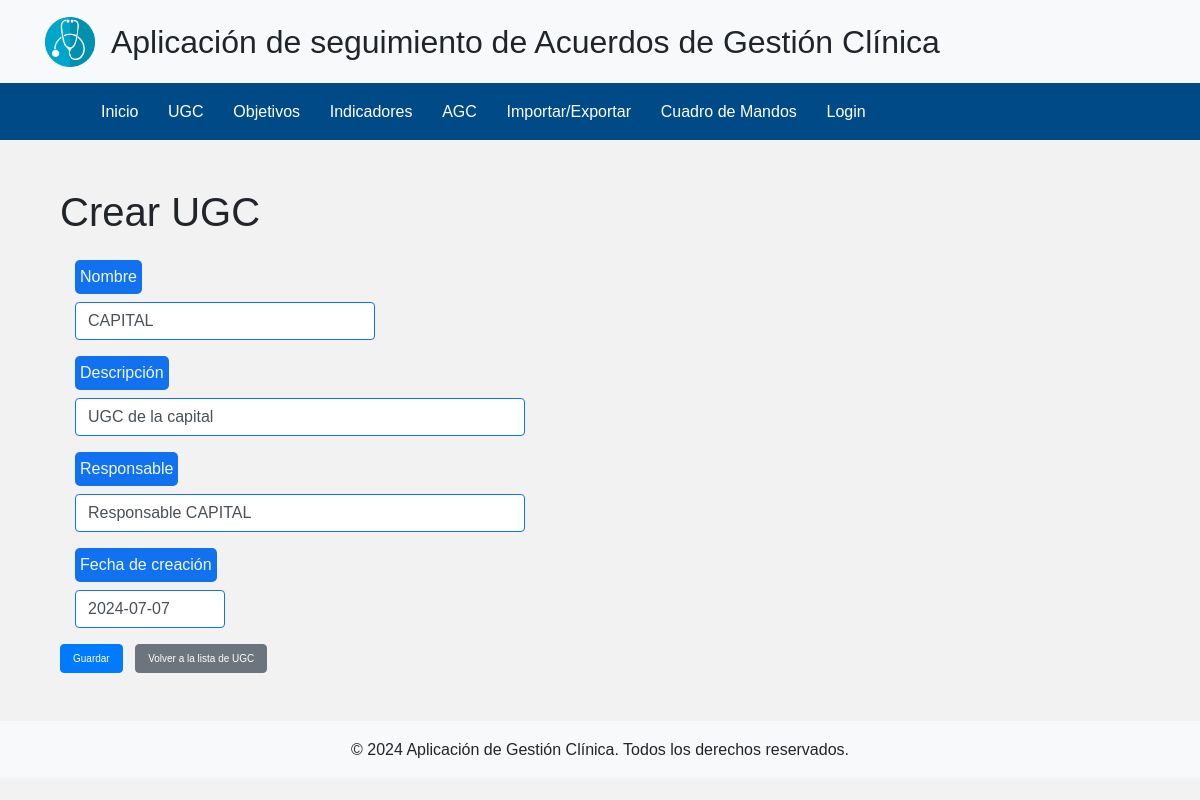
The page /ugc/editar/1/ on the database its author committed.
### myapp/models.py (models this page shows, shortened)
class UGC(models.Model):
    id_ugc = models.AutoField(primary_key=True)
    nombre_ugc = models.CharField(max_length=255)
    descripcion_ugc = models.CharField(max_length=255, blank=True, null=True)
    responsable_ugc = models.CharField(max_length=255, blank=True, null=True)
    fecha_crea_ugc = models.DateField(blank=True, null=True)

### myapp/views.py (the view, shortened to what this page needs)
# urls.py: path('ugc/editar/<int:id_ugc>/', EditarUGCView.as_view(), name='editar_ugc'),
class EditarUGCView(View):
    def get(self, request, id_ugc):
        ugc = get_object_or_404(UGC, id_ugc=id_ugc)
        form = UGCForm(instance=ugc)
        return render(request, 'myapp/editar_ugc.html', {'form': form, 'id_ugc': id_ugc})

### myapp/forms.py
class UGCForm(forms.ModelForm):
    class Meta:
        model = UGC
        fields = '__all__'

### myapp/templates/myapp/editar_ugc.html (shortened to what this page needs)
{% extends "myapp/base.html" %}
{% load widget_tweaks %}
{% block content %}
<div class="container mt-5">
<h1 class="mb-4">Crear UGC</h1>
<form method="post" action="" class="mb-4">
    <div>
        <div class="form-group col-md-4">
            <label class="label-custom"> Nombre </label>
            {{ form.nombre_ugc|add_class:"form-control input-custom input-medium" }}
        </div>
        <div class="form-group col-md-4">
            <label class="label-custom"> Descripción </label>
            {{ form.descripcion_ugc|add_class:"form-control input-custom input-large" }}
        </div>
        <div class="form-group col-md-4">
            <label class="label-custom"> Responsable </label>
            {{ form.responsable_ugc|add_class:"form-control input-custom input-large" }}
        </div>
        <div class="form-group col-md-4">
            <label class="label-custom">Fecha de creación</label>
            {{ form.fecha_crea_ugc|add_class:"form-control input-custom input-small" }}
        </div>
    </div>
    <button type="submit" class="btn btn-primary">Guardar</button>
    <a href="{% url 'gestionar_ugc' %}" class="btn btn-secondary ml-2">Volver a la lista de UGC</a>
</form>
</div>
{% endblock %}

### static/css/styles.css (style rules this page uses)
body { background-color: #f2f2f2; font-family: 'Arial', sans-serif; }
.container { margin-top: 1px; }
.btn-primary { font-size: x-small; }
.btn-secondary { font-size: x-small; }
.label-custom { background-color: #1171ee; color: aliceblue; padding: 5px; border-radius: 5px; }
.input-custom { border-color: #1171ee !important; }
.input-small { width: 150px; }
.input-medium { width: 300px; }
.input-large { width: 450px; }

### rows shown on the page
UGC: nombre_ugc "CAPITAL", descripcion_ugc "UGC de la capital", responsable_ugc "Responsable CAPITAL", fecha_crea_ugc "2024-07-07"
